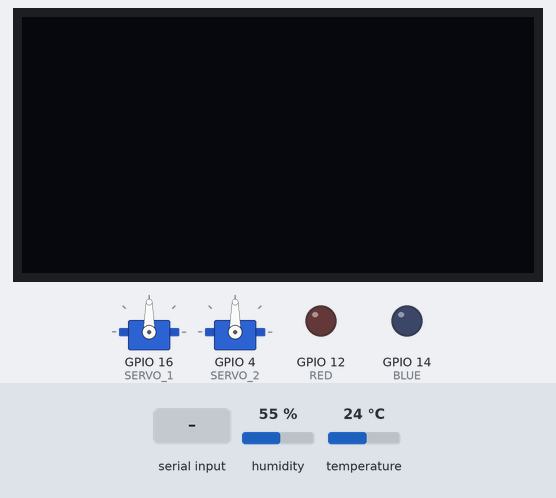
A sketch run on a simulated ESP32. Shown: 2 × servo, 128×64 one-colour display, output pins drawn as LEDs (lit = HIGH). The inputs (shaded band) are chosen by the test bench; at power-on: humidity 55 %, temperature 24 °C. The display library's start-up logo is not drawn.

Above: at 1.2 s.
1.3 s: humidity set to 22 %
At 3.5 s:
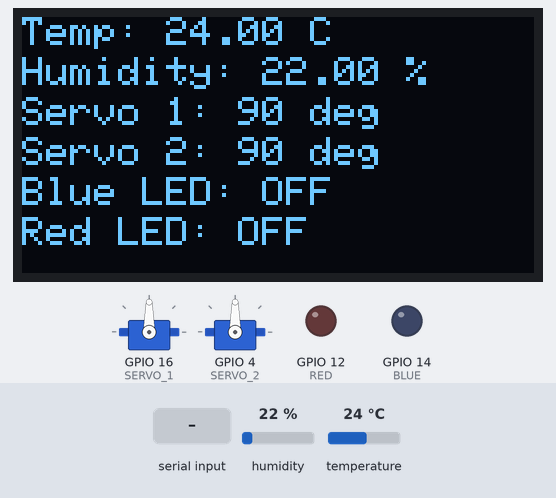
3.8 s: "blueOn\n" received over Serial
At 4.4 s:
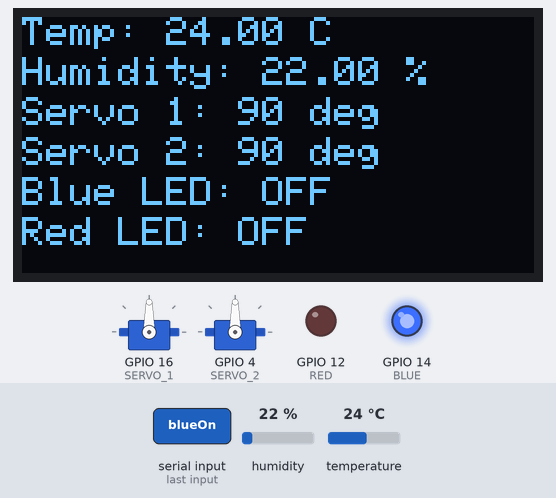
5.3 s: "redOn\n" received over Serial
At 5.8 s:
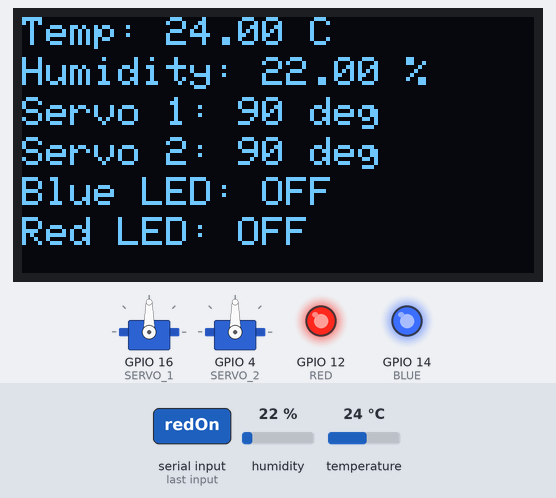
6.8 s: "blueOff\n" received over Serial
At 8.0 s:
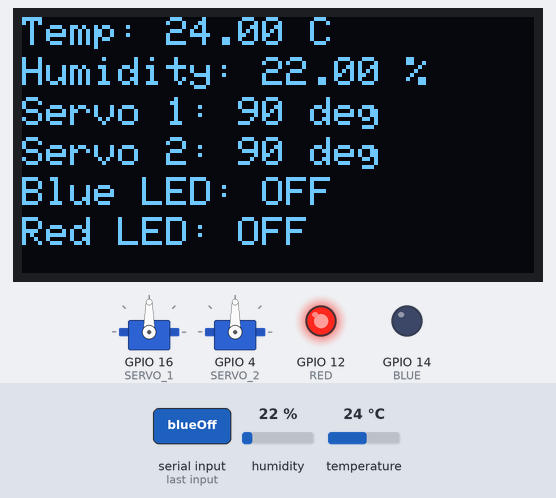
8.3 s: "servo1.\n" received over Serial
At 9.1 s:
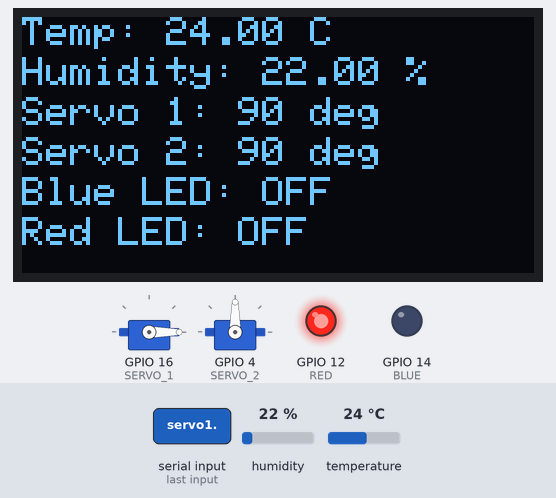
9.8 s: "redOff\n" received over Serial
At 10.5 s:
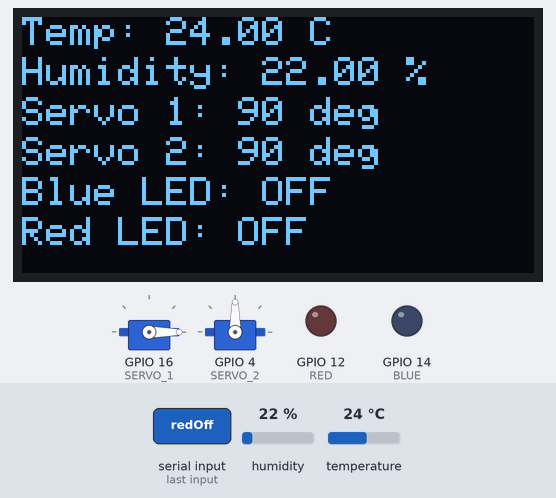
Timing chart, 0 to 12.3 s (numbered marks = the images above; inputs shaded):
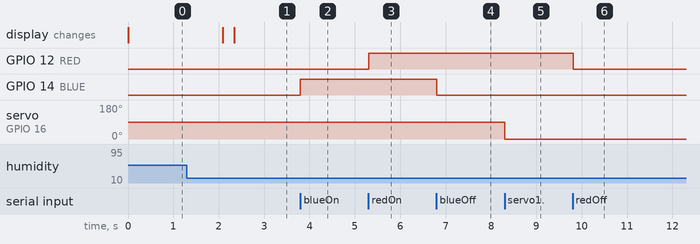

The sketch:

main.ino
```cpp
#include <freertos/FreeRTOS.h> // Include FreeRTOS header
#include <freertos/task.h> // Include FreeRTOS task header
#include <freertos/queue.h> // Include FreeRTOS queue header
#include <Adafruit_SSD1306.h> // Include Adafruit SSD1306 OLED display library
#include <Adafruit_GFX.h> // Include Adafruit GFX library
#include <ESP32Servo.h> // Include ESP32Servo library
#include <DHTesp.h> // Include DHT sensor library for ESP32
#include <Wire.h> // Include Wire library for I2C communication

// Define OLED display width and height
#define SCREEN_WIDTH 128
#define SCREEN_HEIGHT 64

// Define OLED reset pin (not used in this setup)
#define OLED_RESET -1

// Define pins for components
#define BLUE 14 // Blue LED pin
#define RED 12 // Red LED pin
#define DHT_PIN 15 // DHT22 sensor pin
#define SERVO_1 16 // Servo 1 pin
#define SERVO_2 4 // Servo 2 pin

// Setup OLED display object
Adafruit_SSD1306 display(SCREEN_WIDTH, SCREEN_HEIGHT, &Wire, OLED_RESET);

// Setup servo objects
Servo servo1; // Servo 1 object
Servo servo2; // Servo 2 object
DHTesp dht; // DHT22 sensor object

// Define task handles for each task
TaskHandle_t BlueLedHandle = NULL;
TaskHandle_t RedLedHandle = NULL;
TaskHandle_t DHT22SensorTaskHandle = NULL;
TaskHandle_t ServoAngle1Handle = NULL;
TaskHandle_t ServoAngle2Handle = NULL;
TaskHandle_t OLEDDisplayTaskHandle = NULL;
TaskHandle_t SerialTaskHandle = NULL;

// Define queues for inter-task communication
QueueHandle_t TemperatureQueue; // Queue for temperature data
QueueHandle_t HumidityQueue; // Queue for humidity data
QueueHandle_t ServoAngle1Queue; // Queue for servo 1 angle
QueueHandle_t ServoAngle2Queue; // Queue for servo 2 angle
QueueHandle_t BlueLedStateQueue; // Queue for blue LED state
QueueHandle_t RedLedStateQueue; // Queue for red LED state
QueueHandle_t SerialQueue; // Queue for serial commands

// Structure to hold serial commands
struct SerialCommand {
  String command; // Command string
};

// Task for controlling the blue LED
void blinkBlue(void *pvParameter){
  pinMode(BLUE, OUTPUT); // Set blue LED pin as output
  bool blueLedState = false; // Initial state of blue LED
  while(1){
    // Receive blue LED state from queue
    if(xQueueReceive(BlueLedStateQueue, &blueLedState, portMAX_DELAY)){
      digitalWrite(BLUE, blueLedState ? HIGH : LOW); // Set blue LED state
    }
    vTaskDelay(pdMS_TO_TICKS(250)); // Delay for 250 ms
  }
}

// Task for controlling the red LED
void blinkRed(void *pvParameter){
  pinMode(RED, OUTPUT); // Set red LED pin as output
  bool redLedState = false; // Initial state of red LED
  while(1){
    // Receive red LED state from queue
    if(xQueueReceive(RedLedStateQueue, &redLedState, portMAX_DELAY)){
      digitalWrite(RED, redLedState ? HIGH : LOW); // Set red LED state
    }
    vTaskDelay(pdMS_TO_TICKS(500)); // Delay for 500 ms
  }
}

// Task for reading data from the DHT22 sensor
void DHT22SensorTask(void *pvParameters) {
  while (1) {
    TempAndHumidity data = dht.getTempAndHumidity(); // Read temperature and humidity data
    float temperature = data.temperature; // Store temperature value
    float humidity = data.humidity; // Store humidity value

    // Send temperature and humidity data to their respective queues
    xQueueSend(TemperatureQueue, &temperature, portMAX_DELAY);
    xQueueSend(HumidityQueue, &humidity, portMAX_DELAY);

    vTaskDelay(pdMS_TO_TICKS(100)); // Delay for 100 ms
  }
}

// Task for controlling Servo 1
void Servo1Task(void *pvParameter){
  int angle1; // Variable to store servo angle
  while(1){
    // Receive servo angle from queue
    if(xQueueReceive(ServoAngle1Queue, &angle1, portMAX_DELAY)){
      servo1.write(angle1); // Set servo 1 angle
    }
    vTaskDelay(pdMS_TO_TICKS(10)); // Delay for 10 ms
  }
}

// Task for controlling Servo 2
void Servo2Task(void *pvParameter){
  int angle2; // Variable to store servo angle
  while(1){
    // Receive servo angle from queue
    if(xQueueReceive(ServoAngle2Queue, &angle2, portMAX_DELAY)){
      servo2.write(angle2); // Set servo 2 angle
    }
    vTaskDelay(pdMS_TO_TICKS(10)); // Delay for 10 ms
  }
}

// Task for handling serial commands
void SerialTask(void *pvParameter){
  String command; // Variable to store received command
  SerialCommand serialCommand; // Serial command structure

  while(1){
    if(Serial.available() > 0){
      command = Serial.readStringUntil('\n'); // Read command from serial input
      command.trim(); // Trim whitespace from command
      serialCommand.command = command; // Store command in structure

      if(command.equalsIgnoreCase("blueOn")){
        bool state = true; // Set state to true
        xQueueSend(BlueLedStateQueue, &state, portMAX_DELAY); // Send state to blue LED queue
      }else if(command.equalsIgnoreCase("blueOff")){
        bool state = false; // Set state to false
        xQueueSend(BlueLedStateQueue, &state, portMAX_DELAY); // Send state to blue LED queue
      }else if(command.equalsIgnoreCase("redOn")){
        bool state = true; // Set state to true
        xQueueSend(RedLedStateQueue, &state, portMAX_DELAY); // Send state to red LED queue
      }else if(command.equalsIgnoreCase("redOff")){
        bool state = false; // Set state to false
        xQueueSend(RedLedStateQueue, &state, portMAX_DELAY); // Send state to red LED queue
      }else if(command.startsWith("servo1.")){
        int angle = command.substring(7).toInt(); // Parse angle from command
        if(angle >= 0 && angle <= 180){
          xQueueSend(ServoAngle1Queue, &angle, portMAX_DELAY); // Send angle to servo 1 queue
        }else{
          Serial.println("Angle should be between 0 to 180"); // Print error if angle is out of range
        }
      }else if(command.startsWith("servo2.")){
        int angle = command.substring(7).toInt(); // Parse angle from command
        if(angle >= 0 && angle <= 180){
          xQueueSend(ServoAngle2Queue, &angle, portMAX_DELAY); // Send angle to servo 2 queue
        }else{
          Serial.println("Angle should be between 0 to 180"); // Print error if angle is out of range
        }
      }else{
        Serial.println("Not a Command"); // Print error if command is not recognized
      }
    }
    vTaskDelay(pdMS_TO_TICKS(10)); // Delay for 10 ms
  }
}

// Task for updating the OLED display
void OLEDDisplayTask(void *pvParameters) {
  if(!display.begin(SSD1306_SWITCHCAPVCC, 0x3C)) {
    Serial.println(F("SSD1306 allocation failed")); // Print error if display initialization fails
    for(;;); // Infinite loop to halt execution
  }
  display.display(); // Initialize display
  delay(2000); // Delay for 2 seconds

  // Variables to store last received values
  float lastTemperature = -1000;
  float lastHumidity = -1000;
  int lastServo1Angle = 90;
  int lastServo2Angle = 90;
  bool lastBlueLedState = false;
  bool lastRedLedState = false;

  while (1) {
    float temperature; // Variable to store temperature
    float humidity; // Variable to store humidity
    int servo1Angle; // Variable to store servo 1 angle
    int servo2Angle; // Variable to store servo 2 angle
    bool blueLedState; // Variable to store blue LED state
    bool redLedState; // Variable to store red LED state

    // Use portMAX_DELAY to ensure we wait for the latest data
    if (xQueueReceive(TemperatureQueue, &temperature, 0)) {
      lastTemperature = temperature; // Update last temperature value
    }
    if (xQueueReceive(HumidityQueue, &humidity, 0)) {
      lastHumidity = humidity; // Update last humidity value
    }
    if (xQueueReceive(ServoAngle1Queue, &servo1Angle, 0)) {
      lastServo1Angle = servo1Angle; // Update last servo 1 angle
    }
    if (xQueueReceive(ServoAngle2Queue, &servo2Angle, 0)) {
      lastServo2Angle = servo2Angle; // Update last servo 2 angle
    }
    if (xQueueReceive(BlueLedStateQueue, &blueLedState, 0)) {
      lastBlueLedState = blueLedState; // Update last blue LED state
    }
    if (xQueueReceive(RedLedStateQueue, &redLedState, 0)) {
      lastRedLedState = redLedState; // Update last red LED state
    }

    display.clearDisplay(); // Clear display
    display.setTextSize(1); // Set text size to 1
    display.setTextColor(SSD1306_WHITE); // Set text color to white

    display.setCursor(0, 0); // Set cursor to top-left corner
    display.print("Temp: "); // Print label
    display.print(lastTemperature); // Print temperature value
    display.println(" C"); // Print unit

    display.setCursor(0, 10); // Set cursor to next line
    display.print("Humidity: "); // Print label
    display.print(lastHumidity); // Print humidity value
    display.println(" %"); // Print unit

    display.setCursor(0, 20); // Set cursor to next line
    display.print("Servo 1: "); // Print label
    display.print(lastServo1Angle); // Print servo 1 angle
    display.println(" deg"); // Print unit

    display.setCursor(0, 30); // Set cursor to next line
    display.print("Servo 2: "); // Print label
    display.print(lastServo2Angle); // Print servo 2 angle
    display.println(" deg"); // Print unit

    display.setCursor(0, 40); // Set cursor to next line
    display.print("Blue LED: "); // Print label
    display.println(lastBlueLedState ? "ON" : "OFF"); // Print blue LED state

    display.setCursor(0, 50); // Set cursor to next line
    display.print("Red LED: "); // Print label
    display.println(lastRedLedState ? "ON" : "OFF"); // Print red LED state

    display.display(); // Update display with new data

    vTaskDelay(pdMS_TO_TICKS(100)); // Delay for 100 ms
  }
}

// Setup function, called once when the program starts
void setup() {
  Serial.begin(115200); // Initialize serial communication at 115200 baud

  servo1.attach(SERVO_1); // Attach servo 1 to pin
  servo2.attach(SERVO_2); // Attach servo 2 to pin

  dht.setup(DHT_PIN, DHTesp::DHT22); // Setup DHT22 sensor

  // Create queues with capacity of 1 for each type of data
  TemperatureQueue = xQueueCreate(1, sizeof(float));
  HumidityQueue = xQueueCreate(1, sizeof(float));
  ServoAngle1Queue = xQueueCreate(1, sizeof(int));
  ServoAngle2Queue = xQueueCreate(1, sizeof(int));
  BlueLedStateQueue = xQueueCreate(1, sizeof(bool));
  RedLedStateQueue = xQueueCreate(1, sizeof(bool));
  SerialQueue = xQueueCreate(10, sizeof(SerialCommand)); // Create serial queue with capacity of 10

  // Create tasks and assign them to specific cores
  xTaskCreatePinnedToCore(blinkBlue, "blinkBlue", 1024, NULL, 1, &BlueLedHandle, 0);
  xTaskCreatePinnedToCore(blinkRed, "blinkRed", 1024, NULL, 1, &RedLedHandle, 0);
  xTaskCreatePinnedToCore(DHT22SensorTask, "DHT22SensorTask", 2048, NULL, 1, &DHT22SensorTaskHandle, 1);
  xTaskCreatePinnedToCore(Servo1Task, "servo1", 1024, NULL, 1, &ServoAngle1Handle, 1);
  xTaskCreatePinnedToCore(Servo2Task, "servo2", 1024, NULL, 1, &ServoAngle2Handle, 1);
  xTaskCreatePinnedToCore(OLEDDisplayTask, "OLEDDisplayTask", 2048, NULL, 1, &OLEDDisplayTaskHandle, 1);
  xTaskCreatePinnedToCore(SerialTask, "SerialTask", 2048, NULL, 1, &SerialTaskHandle, 1);
}

// Main loop function, not used in this project as tasks run independently
void loop() {
}
```

Measured:
- after the input at 1.3 s, the display: first differs from a run without the input after 1.0 s (image 1)
- after the input at 3.8 s, GPIO 14 (BLUE): LOW → HIGH at once
- after the input at 5.3 s, GPIO 12 (RED): LOW → HIGH at once
- after the input at 6.8 s, GPIO 14 (BLUE): HIGH → LOW at once
- after the input at 8.3 s, servo on GPIO 16 (SERVO_1): 90° → 0° at once
- after the input at 9.8 s, GPIO 12 (RED): HIGH → LOW at once
